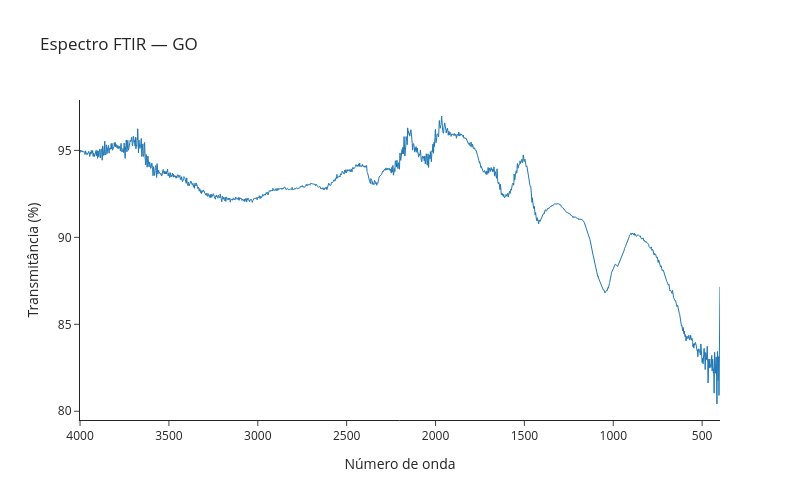

Here is the notebook cell this chart was saved with:
### Markdown cell above
# FTIR - GO

### Code cell
ftir_plot('GO_MMV.txt', 'GO')

### Figure 1 — Plotly figure (JSON) as saved in the notebook; plotly's stock layout.template omitted (floating-point values rounded to 4 significant figures; data arrays with more than 128 entries replaced by an {"elided": "..."} marker saying what was removed)
{"data": [{"line": {"width": 1}, "mode": "lines", "name": "FTIR", "type": "scatter", "x": {"elided": "2507 float values"}, "y": {"elided": "2507 float values"}}], "layout": {"height": 500, "title": {"text": "Espectro FTIR — GO"}, "width": 800, "xaxis": {"autorange": "reversed", "title": {"text": "Número de onda"}}, "yaxis": {"title": {"text": "Transmitância (%)"}}}}
